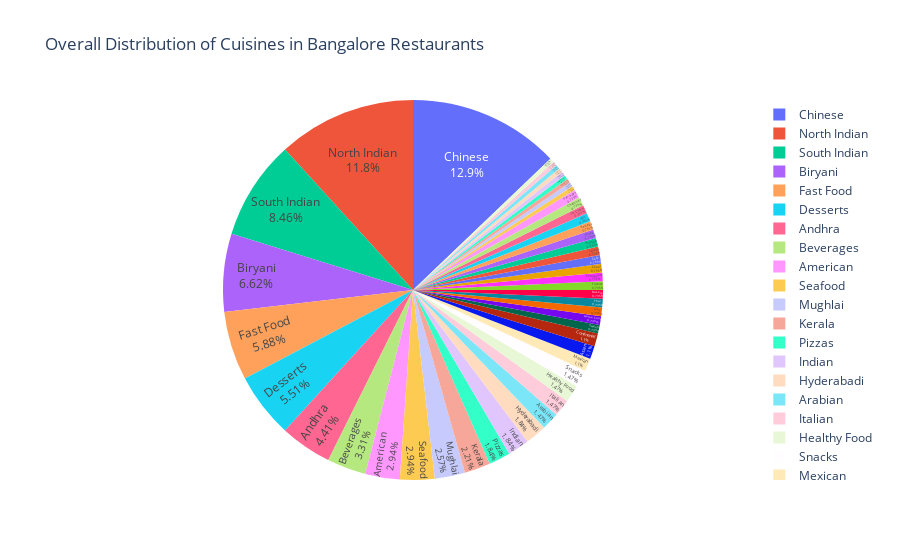

Notebook code cell kept with this figure:
### Code cell
fig = px.pie(data_frame = df_Cuisine_Analysis, 
             names = df_Cuisine_Analysis['Cuisine'], 
             values = df_Cuisine_Analysis['Count'], 
             title = 'Overall Distribution of Cuisines in Bangalore Restaurants')
fig.update_traces(textposition = 'inside', textinfo = 'percent+label')
fig.show()

### Figure 1 — Plotly figure (JSON) as saved in the notebook; plotly's stock layout.template omitted (floating-point values rounded to 4 significant figures)
{"data": [{"domain": {"x": [0, 1], "y": [0, 1]}, "hovertemplate": "Cuisine=%{label}<br>Count=%{value}<extra></extra>", "labels": ["Sweets", "North Indian", "Home Food", "Thalis", "Combo", "South Indian", "Fast Food", "Beverages", "Jain", "American", "Arabian", "Chinese", "Desserts", "Mughlai", "Thai", "Italian", "Kerala", "Pizzas", "Mexican", "Andhra", "Seafood", "Biryani", "Indian", "Rajasthani", "Bakery", "Healthy Food", "Hyderabadi", "Snacks", "Turkish", "Portuguese", "Chaat", "Asian", "Continental", "Mediterranean", "Lebanese", "Cafe", "Salads", "Pastas", "Punjabi", "Juices", "Kebabs", "Grill", "Ice Cream", "Tandoor", "Chettinad", "Pan-Asian", "Oriental", "Middle Eastern"], "legendgroup": "", "name": "", "showlegend": true, "textinfo": "percent+label", "textposition": "inside", "type": "pie", "values": [2, 32, 2, 1, 1, 23, 16, 9, 2, 8, 4, 35, 15, 7, 2, 4, 6, 5, 3, 12, 8, 18, 5, 1, 2, 4, 5, 4, 2, 2, 2, 3, 3, 1, 1, 2, 2, 1, 2, 2, 2, 2, 2, 1, 2, 2, 1, 1]}], "layout": {"legend": {"tracegroupgap": 0}, "title": {"text": "Overall Distribution of Cuisines in Bangalore Restaurants"}}}
